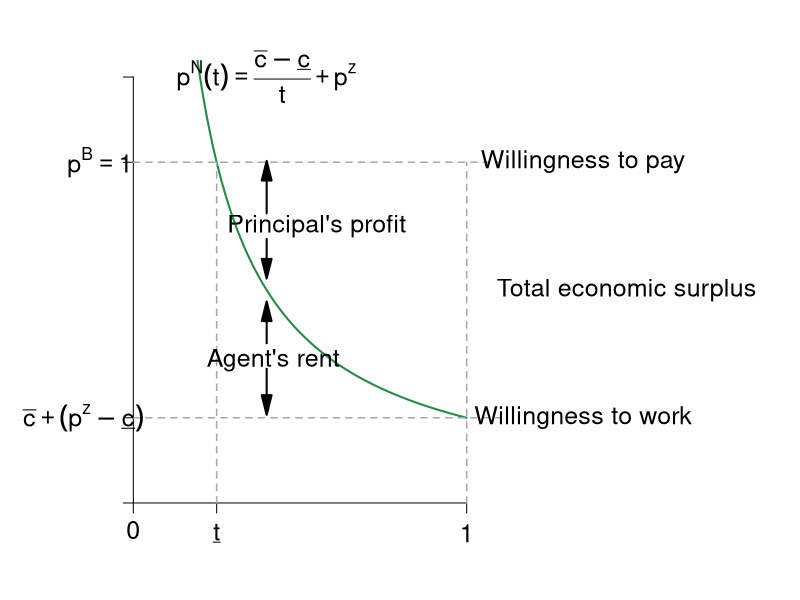

This figure's R source: (Note: this script raises an error after producing the figure.)
require(ggplot2)
require(shape)
require(plotrix)
pdf(file = "information_power/ch10_newfigure.pdf", width = 9, height = 7)

#Set parameters for graphics
pointsize <- 1.8
axislabelsize <- 1.8
labelsize <- 1.5
namesize <- 1.8
annotatesize <- 1.5
graphlinewidth <- 2
segmentlinewidth <- 1.5

disutilityFn <- function(t, cbar = 1.2, underbarc = 1, z = 0) {
  (cbar - underbarc)/(t) + z
}

#COL <- c("#1B9E77", "#D95F02", "#7570B3", "#E7298A", "#66A61E", "#E6AB02", "#A6761D", "#666666")
COL <- c("#238b45","#7fc97f", "#beaed4", "#fdc086", "#ffff99")
par(mar =  c(4, 6, 3, 16))
xlims <- c(0, 1)
ylims <- c(0,1)


plot(0, 0, xlim = xlims, ylim = ylims, type = "n",
     xlab = expression(paste(""), cex = axislabelsize),
     ylab = expression(paste(""), cex = axislabelsize),
     xaxt = "n", yaxt = "n", cex.lab = axislabelsize, bty = "n")

npts <- 500 
npts2 <- 501
#Specify the sequences of points for graphing. 
xx1 <- seq(0, 1, length.out = npts)
xx2 <- seq(xlims[1], xlims[2], length.out = npts)
xx3 <- seq(xlims[1], xlims[2], length.out = npts2)
xx4 <- seq(xlims[1], 25, length.out = npts2)

#Draw the lines for the graphs
lines(xx1, disutilityFn(xx1), col = COL[1], lwd = graphlinewidth)
#lines(xx2, solowCondition(xx2, delta = 5), col = COL[3], lwd = 4)
#lines(xx2, solowInfeas(xx2, delta = 5), col = COL[1], lwd = 4, lty = 2)

#Customize ticks and labels for the plot
ticksy <- c(0,0.2,0.8,1)
ylabels <- c(NA, NA, NA, NA)
ticksx <- c(0, 0.25, 1)
xlabels <- c(0, NA, NA)
axis(1, at = ticksx, pos = 0, labels = xlabels, cex.axis = labelsize)

axis(2, at = ticksy, pos = 0, labels = ylabels, las = 1, cex.axis = labelsize)

#Segments
segments(0, 0.8, 1.1, 0.8, lty = 2, lwd = 1.5, col = "darkgray", xpd = TRUE)
segments(0.25, 0, 0.25, 0.8, lty = 2, lwd = 1.5, col = "darkgray",xpd = TRUE)
segments(0, 0.2, 1.1,0.2,lty = 2, lwd = 1.5, col = "darkgray",xpd = TRUE)
segments(1, 0, 1,0.8, lty = 2, lwd = 1.5, col = "darkgray",xpd = TRUE)

#Axis tick labels
#y
text(-0.15, 0.2, expression(paste(bar(c)+(p^z-underline(c)))), cex = labelsize, xpd = TRUE)
text(-0.1, 0.8, expression(paste(p^B == 1)), cex = labelsize, xpd = TRUE)
#x
text(0.25, -0.07, expression(paste(underline(t))), cex = labelsize, xpd = TRUE)
text(1, -0.07, expression(paste(1)), cex = labelsize, xpd = TRUE)

#Text annotations
text(0.4, 1, expression(paste(p^N,(t) == frac(bar(c)-underline(c),t)+p^z)), cex = labelsize, xpd = TRUE)
text(0.42, .335, expression(paste("Agent's rent")), cex = labelsize, xpd = TRUE)
text(.55, .65, expression(paste("Principal's profit")), cex = labelsize, xpd = TRUE)
text(1.48, 0.5, expression(paste("Total economic surplus")), cex = labelsize, xpd = TRUE)
text(1.35, 0.8, expression(paste("Willingness to pay")), cex = labelsize, xpd = TRUE)
text(1.35, 0.2, expression(paste("Willingness to work")), cex = labelsize, xpd = TRUE)


#Arrows
Arrows(0.4, 0.375, .4, .45, col = "black", lty = 1, lwd = 2, arr.type = "triangle")
Arrows(0.4, 0.315, .4, .23, col = "black", lty = 1, lwd = 2, arr.type = "triangle")
Arrows(.4, .68, 0.4, 0.78, col = "black", lty = 1, lwd = 2, arr.type = "triangle")
Arrows(.4, .62, 0.4, 0.55, col = "black", lty = 1, lwd = 2, arr.type = "triangle")

#Brackets
brackets(x1 = 1.12, y1 = 0.76, x2 = 1.12, y2 = 0.24, ticks = 0.5, curvature = 0.5, type = 1, 
         col = "black", lwd = 2, lty = 1, xpd = TRUE)


#Axes labels
text(0.5, -0.15, expression(paste("Degree of contractual completeness")), xpd = TRUE, cex = axislabelsize) 
text(-0.2, 0.5, expression(paste("Price, p")), xpd = TRUE, cex = axislabelsize,srt = 90) 


dev.off()
